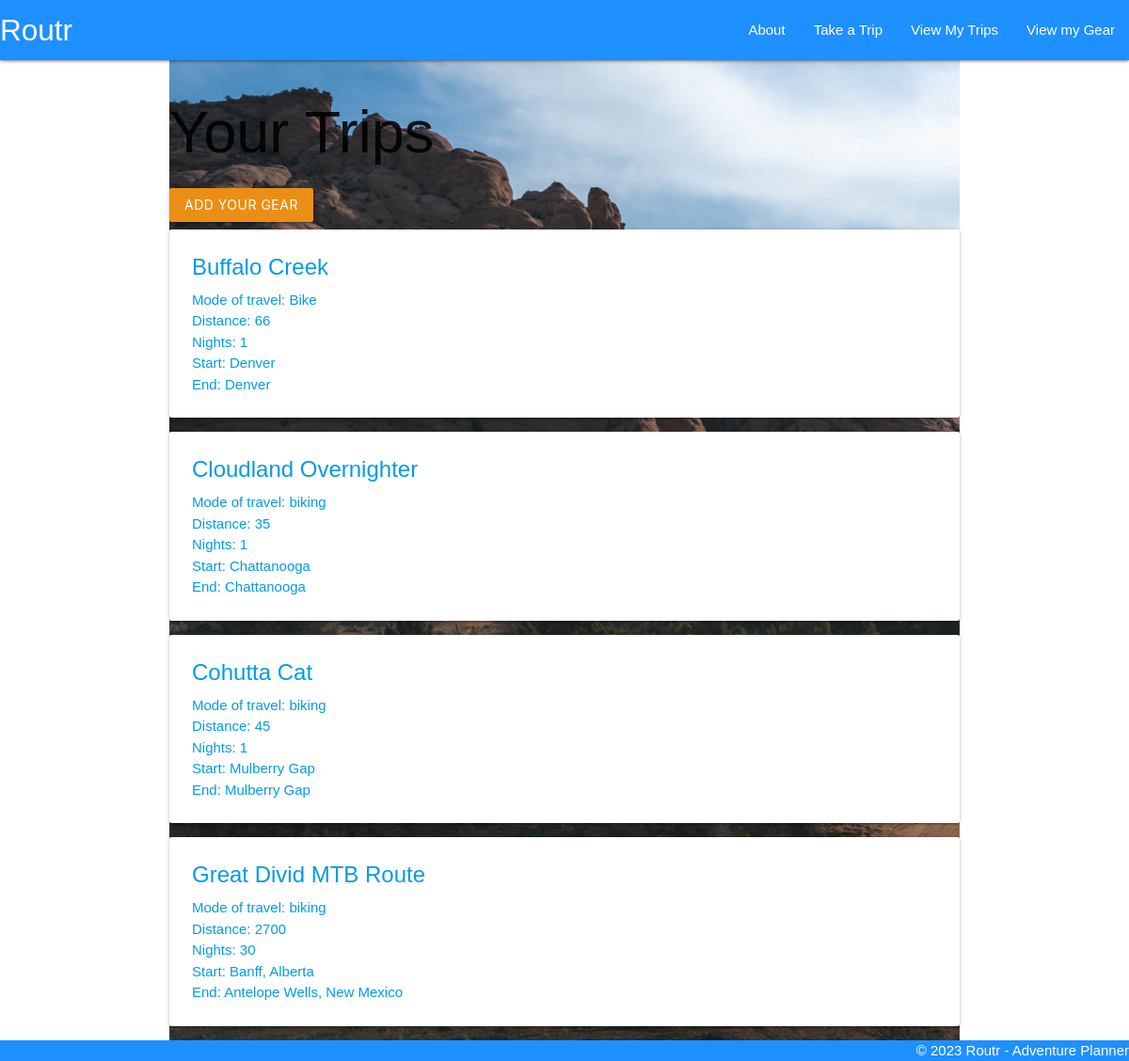
The page /trips/ on the database its author committed.
### main/models.py (models this page shows, shortened)
class Trip(models.Model):
    name = models.CharField(max_length=100)
    mode = models.CharField(max_length=100)
    distance = models.IntegerField()
    nights = models.IntegerField()
    start = models.CharField(max_length=100)
    end = models.CharField(max_length=250)
    gear = models.ManyToManyField(Gear)

### main/views.py (the view)
# urls.py: path('trips/', views.trip_index, name='index'),
def trip_index(request):
    trips = Trip.objects.all()
    return render(request, 'trips/index.html', {'trips': trips})

### main/templates/trips/index.html
{% extends 'base.html' %} {% block content %}
<h1>Your Trips</h1>
<a href="{% url 'gear_create' %}"><button class="btn">Add your Gear</button></a>
{% for trip in trips %}
<div class="card">
	<a href="{% url 'detail' trip.id %}">
		<div class="card-content">
			<span class="card-title">{{ trip.name }}</span>
			<p>Mode of travel: {{ trip.mode }}</p>
			<p>Distance: {{ trip.distance }}</p>
			<p>Nights: {{ trip.nights }}</p>
			<p>Start: {{ trip.start }}</p>
			<p>End: {{ trip.end }}</p>
		</div>
	</a>
</div>
{% endfor %} {% endblock %}

### main/static/css/style.css (style rules this page uses)
body { font-family: basic-sans, sans-serif; display: flex; min-height: 100vh; flex-direction: column; }
.btn { background-color: rgb(235, 142, 22); }

### rows shown on the page
Trip: name "Buffalo Creek", mode "Bike", distance "66", nights "1", start "Denver", end "Denver"
Trip: name "Cloudland Overnighter", mode "biking", distance "35", nights "1", start "Chattanooga", end "Chattanooga"
Trip: name "Cohutta Cat", mode "biking", distance "45", nights "1", start "Mulberry Gap", end "Mulberry Gap"
Trip: name "Great Divid MTB Route", mode "biking", distance "2700", nights "30", start "Banff, Alberta", end "Antelope Wells, New Mexico"
